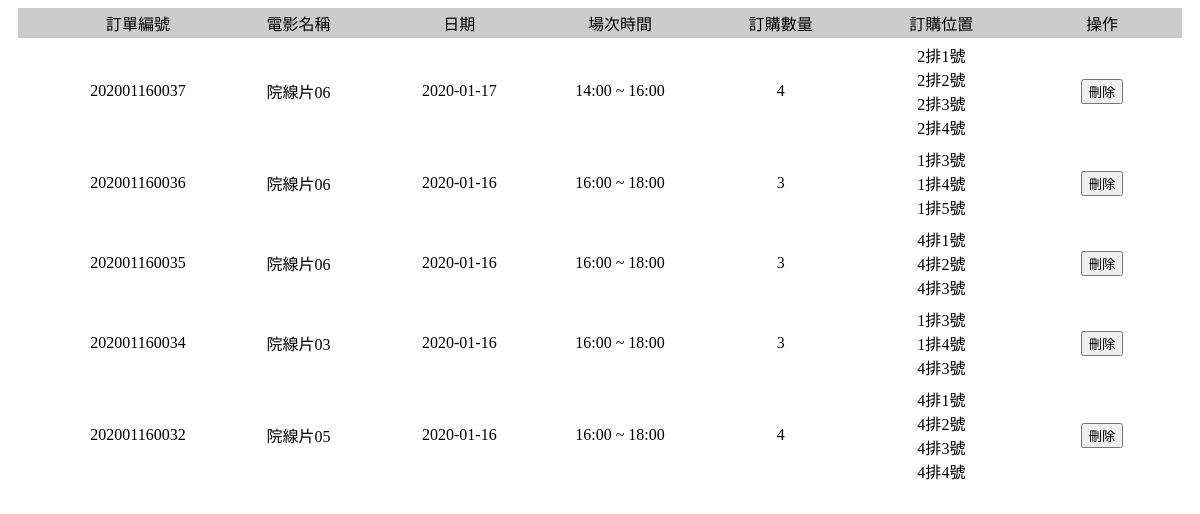
The page /admin/orderlist.php on the database its author committed.
### tables this page shows
CREATE TABLE `ord` (
  `id` int(10) UNSIGNED NOT NULL COMMENT '流水號',
  `no` text NOT NULL COMMENT '訂單編號',
  `movie` text NOT NULL COMMENT '電影名稱',
  `date` date NOT NULL COMMENT '觀影日期',
  `session` text NOT NULL COMMENT '場次',
  `qt` int(1) NOT NULL COMMENT '票數',
  `seat` text NOT NULL COMMENT '座位'
);

### base.php (called while the page is built, shortened)
<?php
$dsn="mysql:host=localhost;charset=utf8;dbname=db053";
$pdo=new PDO($dsn,"root","");
function all($table,...$arg){
  global $pdo;
  $sql="select * from $table ";
    if(!empty($arg[1])){
      $sql=$sql . $arg[1];
    }
  return $pdo->query($sql)->fetchAll();
}
?>

### admin/orderlist.php (the view, shortened to what this page needs)
<?php
include_once "../base.php";
$orders=all("ord",[], "order by no desc");
?>
<ul class='row'>
    <li>訂單編號</li>
    <li>電影名稱</li>
    <li>日期</li>
    <li>場次時間</li>
    <li>訂購數量</li>
    <li>訂購位置</li>
    <li>操作</li>
</ul>
<?php
foreach ($orders as $ord) {
    ?>
<ul class='row'>
    <li><?=$ord['no'];?></li>
    <li><?=$ord['movie'];?></li>
    <li><?=$ord['date'];?></li>
    <li><?=$ord['session'];?></li>
    <li><?=$ord['qt'];?></li>
    <li>
        <?php
        $seat=unserialize($ord['seat']);
        foreach ($seat as $seat) {
            echo (floor($seat/5)+1)."排".($seat%5+1)."號<br>";
        }
        ?>
    </li>
    <li> <button data-del="<?=$ord['id'];?>" class='delBtn'>刪除</button> </li>
</ul>
<?php
}
?>

### admin/orderlist.php (style rules this page uses)
.row { list-style-type: none; margin: 2px auto; width: 95%; background: white; color: black; display: flex; align-items: center; }
.row li { width: calc( 100% / 7 ); text-align: center; margin: 3px 1px; }
.row:nth-of-type(1) { background: #ccc; }

### rows shown on the page
ord: no "202001160037", movie "院線片06", date "2020-01-17", session "14:00 ~ 16:00", qt "4", floor($seat/5)+1 "2", $seat%5+1 "1", $seat%5+1 "2", $seat%5+1 "3", $seat%5+1 "4"
ord: no "202001160036", movie "院線片06", date "2020-01-16", session "16:00 ~ 18:00", qt "3", floor($seat/5)+1 "1", $seat%5+1 "3", $seat%5+1 "4", $seat%5+1 "5"
ord: no "202001160035", movie "院線片06", date "2020-01-16", session "16:00 ~ 18:00", qt "3", floor($seat/5)+1 "4", $seat%5+1 "1", $seat%5+1 "2", $seat%5+1 "3"
ord: no "202001160034", movie "院線片03", date "2020-01-16", session "16:00 ~ 18:00", qt "3", floor($seat/5)+1 "1", $seat%5+1 "3", $seat%5+1 "4", floor($seat/5)+1 "4"
ord: no "202001160032", movie "院線片05", date "2020-01-16", session "16:00 ~ 18:00", qt "4", floor($seat/5)+1 "4", $seat%5+1 "1", $seat%5+1 "2", $seat%5+1 "3", $seat%5+1 "4"
